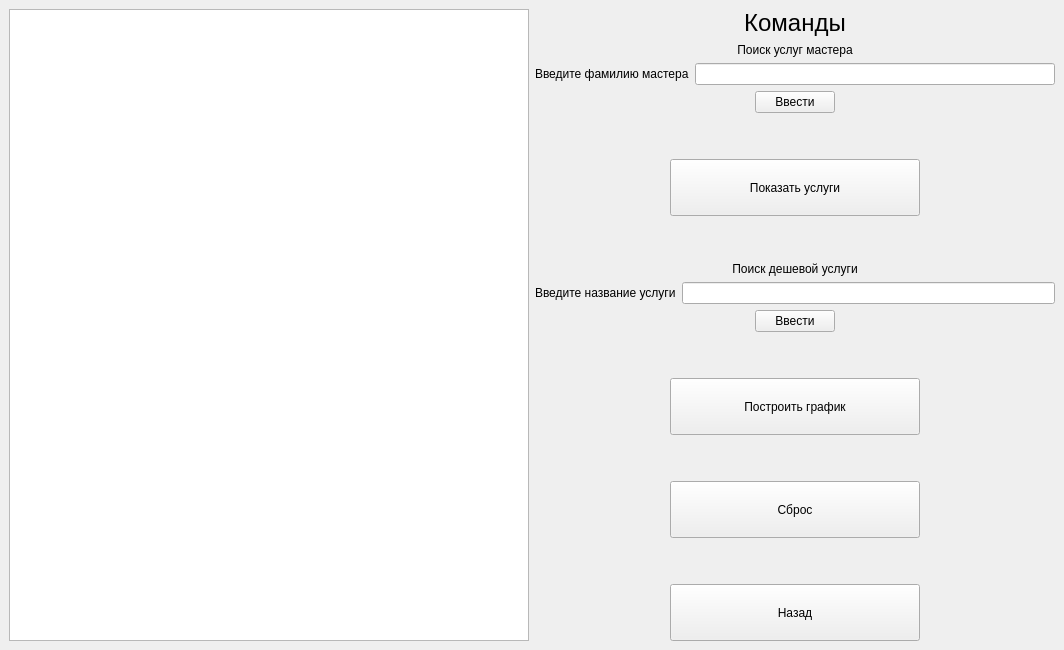
<?xml version="1.0" encoding="UTF-8"?>
<ui version="4.0">
 <class>GridWindow</class>
 <widget class="QMainWindow" name="GridWindow">
  <property name="geometry">
   <rect>
    <x>0</x>
    <y>0</y>
    <width>1064</width>
    <height>650</height>
   </rect>
  </property>
  <property name="windowTitle">
   <string>Показ данных</string>
  </property>
  <widget class="QWidget" name="centralwidget">
   <layout class="QHBoxLayout" name="horizontalLayout_10">
    <item>
     <widget class="QTableWidget" name="tableWidget"/>
    </item>
    <item>
     <layout class="QVBoxLayout" name="verticalLayout_3">
      <item>
       <layout class="QVBoxLayout" name="verticalLayout">
        <item>
         <widget class="QLabel" name="label">
          <property name="sizePolicy">
           <sizepolicy hsizetype="Preferred" vsizetype="Fixed">
            <horstretch>0</horstretch>
            <verstretch>0</verstretch>
           </sizepolicy>
          </property>
          <property name="text">
           <string>&lt;html&gt;&lt;head/&gt;&lt;body&gt;&lt;p align=&quot;center&quot;&gt;&lt;span style=&quot; font-size:18pt;&quot;&gt;Команды&lt;/span&gt;&lt;/p&gt;&lt;/body&gt;&lt;/html&gt;</string>
          </property>
         </widget>
        </item>
        <item>
         <widget class="QLabel" name="label_2">
          <property name="sizePolicy">
           <sizepolicy hsizetype="Preferred" vsizetype="Preferred">
            <horstretch>0</horstretch>
            <verstretch>0</verstretch>
           </sizepolicy>
          </property>
          <property name="text">
           <string>&lt;html&gt;&lt;head/&gt;&lt;body&gt;&lt;p align=&quot;center&quot;&gt;Поиск услуг мастера&lt;/p&gt;&lt;/body&gt;&lt;/html&gt;</string>
          </property>
         </widget>
        </item>
        <item>
         <layout class="QHBoxLayout" name="horizontalLayout">
          <item>
           <widget class="QLabel" name="label_3">
            <property name="text">
             <string>Введите фамилию мастера</string>
            </property>
           </widget>
          </item>
          <item>
           <widget class="QLineEdit" name="lineEdit_surname"/>
          </item>
         </layout>
        </item>
        <item>
         <layout class="QHBoxLayout" name="horizontalLayout_9">
          <item>
           <spacer name="horizontalSpacer_2">
            <property name="orientation">
             <enum>Qt::Horizontal</enum>
            </property>
            <property name="sizeHint" stdset="0">
             <size>
              <width>40</width>
              <height>20</height>
             </size>
            </property>
           </spacer>
          </item>
          <item>
           <widget class="QPushButton" name="pushButton_surnamefind">
            <property name="maximumSize">
             <size>
              <width>16777215</width>
              <height>70</height>
             </size>
            </property>
            <property name="text">
             <string>Ввести</string>
            </property>
           </widget>
          </item>
          <item>
           <spacer name="horizontalSpacer">
            <property name="orientation">
             <enum>Qt::Horizontal</enum>
            </property>
            <property name="sizeHint" stdset="0">
             <size>
              <width>40</width>
              <height>20</height>
             </size>
            </property>
           </spacer>
          </item>
         </layout>
        </item>
       </layout>
      </item>
      <item>
       <spacer name="verticalSpacer">
        <property name="orientation">
         <enum>Qt::Vertical</enum>
        </property>
        <property name="sizeType">
         <enum>QSizePolicy::Fixed</enum>
        </property>
        <property name="sizeHint" stdset="0">
         <size>
          <width>20</width>
          <height>40</height>
         </size>
        </property>
       </spacer>
      </item>
      <item>
       <layout class="QHBoxLayout" name="horizontalLayout_8">
        <item>
         <widget class="QPushButton" name="pushButton_servicesfind">
          <property name="sizePolicy">
           <sizepolicy hsizetype="Fixed" vsizetype="Fixed">
            <horstretch>0</horstretch>
            <verstretch>0</verstretch>
           </sizepolicy>
          </property>
          <property name="minimumSize">
           <size>
            <width>0</width>
            <height>0</height>
           </size>
          </property>
          <property name="maximumSize">
           <size>
            <width>250</width>
            <height>70</height>
           </size>
          </property>
          <property name="text">
           <string>Показать услуги</string>
          </property>
         </widget>
        </item>
       </layout>
      </item>
      <item>
       <spacer name="verticalSpacer_2">
        <property name="orientation">
         <enum>Qt::Vertical</enum>
        </property>
        <property name="sizeType">
         <enum>QSizePolicy::Fixed</enum>
        </property>
        <property name="sizeHint" stdset="0">
         <size>
          <width>20</width>
          <height>40</height>
         </size>
        </property>
       </spacer>
      </item>
      <item>
       <layout class="QVBoxLayout" name="verticalLayout_2">
        <item>
         <widget class="QLabel" name="label_4">
          <property name="text">
           <string>&lt;html&gt;&lt;head/&gt;&lt;body&gt;&lt;p align=&quot;center&quot;&gt;Поиск дешевой услуги&lt;/p&gt;&lt;/body&gt;&lt;/html&gt;</string>
          </property>
         </widget>
        </item>
        <item>
         <layout class="QHBoxLayout" name="horizontalLayout_2">
          <item>
           <widget class="QLabel" name="label_5">
            <property name="text">
             <string>Введите название услуги</string>
            </property>
           </widget>
          </item>
          <item>
           <widget class="QLineEdit" name="lineEdit_service"/>
          </item>
         </layout>
        </item>
        <item>
         <layout class="QHBoxLayout" name="horizontalLayout_4">
          <item>
           <spacer name="horizontalSpacer_3">
            <property name="orientation">
             <enum>Qt::Horizontal</enum>
            </property>
            <property name="sizeHint" stdset="0">
             <size>
              <width>40</width>
              <height>20</height>
             </size>
            </property>
           </spacer>
          </item>
          <item>
           <widget class="QPushButton" name="pushButton_pricefind">
            <property name="maximumSize">
             <size>
              <width>16777215</width>
              <height>70</height>
             </size>
            </property>
            <property name="text">
             <string>Ввести</string>
            </property>
           </widget>
          </item>
          <item>
           <spacer name="horizontalSpacer_4">
            <property name="orientation">
             <enum>Qt::Horizontal</enum>
            </property>
            <property name="sizeHint" stdset="0">
             <size>
              <width>40</width>
              <height>20</height>
             </size>
            </property>
           </spacer>
          </item>
         </layout>
        </item>
       </layout>
      </item>
      <item>
       <spacer name="verticalSpacer_3">
        <property name="orientation">
         <enum>Qt::Vertical</enum>
        </property>
        <property name="sizeType">
         <enum>QSizePolicy::Fixed</enum>
        </property>
        <property name="sizeHint" stdset="0">
         <size>
          <width>20</width>
          <height>40</height>
         </size>
        </property>
       </spacer>
      </item>
      <item>
       <layout class="QHBoxLayout" name="horizontalLayout_7">
        <item>
         <widget class="QPushButton" name="pushButton_makechart">
          <property name="sizePolicy">
           <sizepolicy hsizetype="Fixed" vsizetype="Fixed">
            <horstretch>0</horstretch>
            <verstretch>0</verstretch>
           </sizepolicy>
          </property>
          <property name="minimumSize">
           <size>
            <width>0</width>
            <height>0</height>
           </size>
          </property>
          <property name="maximumSize">
           <size>
            <width>250</width>
            <height>70</height>
           </size>
          </property>
          <property name="text">
           <string>Построить график</string>
          </property>
         </widget>
        </item>
       </layout>
      </item>
      <item>
       <spacer name="verticalSpacer_5">
        <property name="orientation">
         <enum>Qt::Vertical</enum>
        </property>
        <property name="sizeType">
         <enum>QSizePolicy::Fixed</enum>
        </property>
        <property name="sizeHint" stdset="0">
         <size>
          <width>20</width>
          <height>40</height>
         </size>
        </property>
       </spacer>
      </item>
      <item>
       <layout class="QHBoxLayout" name="horizontalLayout_6">
        <item>
         <widget class="QPushButton" name="pushButton_reset">
          <property name="sizePolicy">
           <sizepolicy hsizetype="Fixed" vsizetype="Fixed">
            <horstretch>0</horstretch>
            <verstretch>0</verstretch>
           </sizepolicy>
          </property>
          <property name="maximumSize">
           <size>
            <width>250</width>
            <height>70</height>
           </size>
          </property>
          <property name="text">
           <string>Сброс</string>
          </property>
         </widget>
        </item>
       </layout>
      </item>
      <item>
       <spacer name="verticalSpacer_4">
        <property name="orientation">
         <enum>Qt::Vertical</enum>
        </property>
        <property name="sizeType">
         <enum>QSizePolicy::Fixed</enum>
        </property>
        <property name="sizeHint" stdset="0">
         <size>
          <width>20</width>
          <height>40</height>
         </size>
        </property>
       </spacer>
      </item>
      <item>
       <layout class="QHBoxLayout" name="horizontalLayout_5">
        <item>
         <widget class="QPushButton" name="pushButton_back">
          <property name="sizePolicy">
           <sizepolicy hsizetype="Fixed" vsizetype="Fixed">
            <horstretch>0</horstretch>
            <verstretch>0</verstretch>
           </sizepolicy>
          </property>
          <property name="maximumSize">
           <size>
            <width>250</width>
            <height>70</height>
           </size>
          </property>
          <property name="text">
           <string>Назад</string>
          </property>
         </widget>
        </item>
       </layout>
      </item>
     </layout>
    </item>
   </layout>
  </widget>
 </widget>
 <resources/>
 <connections/>
</ui>
